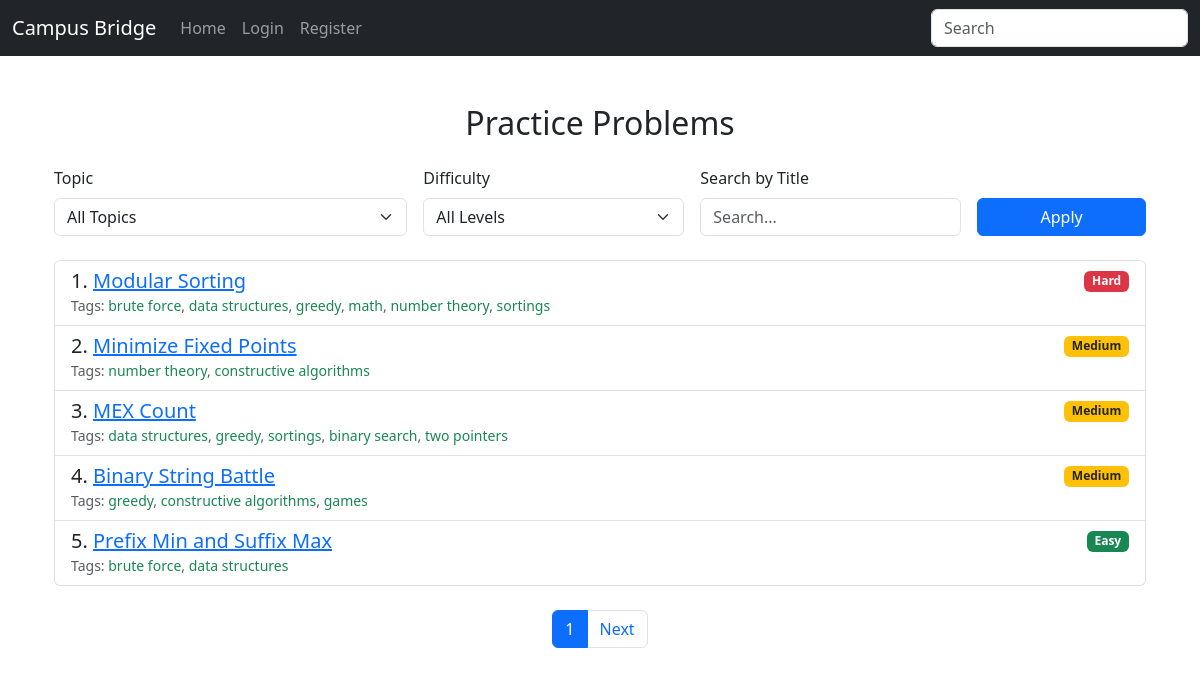
/practice/problems/, run on the app's committed database.
### practice/models.py (models this page shows, shortened)
class PracticeQuestions(models.Model):
    DIFFICULTY_CHOISES = [
        ('E', 'Easy'),
        ('M', 'Medium'),
        ('H','Hard'),
    ]
    title = models.CharField(max_length=500)
    question_text = models.TextField()
    difficulty = models.CharField(max_length=20, choices=DIFFICULTY_CHOISES)
    solution = models.TextField(blank=True)
    tags = models.ManyToManyField(ProblemTag)
    contest_id = models.IntegerField()
    index = models.CharField(max_length=10)
    question_number = models.IntegerField(unique=True)

class ProblemTag(models.Model):
    name = models.CharField(max_length=50, unique=True)

### practice/views.py (the view)
# urls.py: path('problems/', views.problem_list, name='problem_list'),
def problem_list(request):
    selected_tag = request.GET.get('tag')
    selected_diff = request.GET.get('difficulty')
    search_query = request.GET.get('search', '')
    questions = PracticeQuestions.objects.all()
    if selected_tag:
        questions = questions.filter(tags__name = selected_tag)
    if selected_diff:
        questions = questions.filter(difficulty = selected_diff)
    if search_query != '' and search_query is not None:
        questions = questions.filter(title__icontains=search_query)
    tags = ProblemTag.objects.all()
    difficulties = [
        ('E', 'Easy'),
        ('M', 'Medium'),
        ('H', 'Hard'),
    ]
    paginator = Paginator(questions ,5)
    page_number = request.GET.get('page')
    page_obj = paginator.get_page(page_number)
    querydict = request.GET.copy()
    if 'page' in querydict:
        del querydict['page']
    query_string = querydict.urlencode()
    solved_ids = []
    if request.user.is_authenticated:
        fetch_solved_problems_for_user(request.user) ## we just call it since it return list we are not saving bcoz when we call then only it save solved problems in SolvedProblems model
        solved_ids = SolvedProblem.objects.filter(user=request.user).values_list('problem_id', flat=True)
    return render(request, 'practice/problem_list.html', {
        'page_obj': page_obj,
        'tags': tags,
        'difficulties': [('E', 'Easy'), ('M', 'Medium'), ('H', 'Hard')],
        'selected_tag': selected_tag,
        'selected_diff': selected_diff,
        'search_query': search_query,
        'query_string': query_string,
        'solved_ids': solved_ids,
    })

### practice/templates/practice/problem_list.html (shortened to what this page needs)
 {% extends 'academics/base.html' %}
{% block body %}
<div class="container mt-5">
  <h2 class="text-center mb-4">Practice Problems</h2>
  <form method="get" action="{% url 'problem_list' %}" class="row g-3 mb-4">
    <div class="col-md-4">
      <label for="tag" class="form-label">Topic</label>
      <select class="form-select" name="tag" id="tag">
        <option value="">All Topics</option>
      </select>
    </div>
    <div class="col-md-3">
      <label for="difficulty" class="form-label">Difficulty</label>
      <select class="form-select" name="difficulty" id="difficulty">
        <option value="">All Levels</option>
      </select>
    </div>
    <div class="col-md-3">
      <label for="search" class="form-label">Search by Title</label>
      <input type="text" name="search" class="form-control" placeholder="Search..." value="{{ search_query }}">
    </div>
    <div class="col-md-2 d-flex align-items-end">
      <button type="submit" class="btn btn-primary w-100">Apply</button>
    </div>
  </form>
<div class="list-group">
  {% for q in page_obj %}
    <div class="list-group-item">
      <div class="d-flex justify-content-between align-items-center">
  <h5 class="mb-1 mb-sm-0">
    {{ q.question_number }}.
    <a href="{% url 'problem_detail' q.id %}">{{ q.title }}</a>
  </h5>
  <div class="d-flex gap-2">
    <span class="badge
      {% if q.difficulty == 'E' %}bg-success
      {% elif q.difficulty == 'M' %}bg-warning text-dark
      {% else %}bg-danger
      {% endif %}">
      {% if q.difficulty == 'E' %}Easy
      {% elif q.difficulty == 'M' %}Medium
      {% else %}Hard
      {% endif %}
    </span>
  </div>
</div>
      <small class="text-muted">Tags:
        {% for t in q.tags.all %}
          <span class="text-success">{{ t.name }}</span>{% if not forloop.last %}, {% endif %}
        {% endfor %}
      </small>
    </div>
  {% empty %}
    <div class="list-group-item text-center text-muted">No problems found.</div>
  {% endfor %}
</div>
<div class="row mt-4">
  <div class="col-md-6 offset-md-3 d-flex justify-content-center">
    <ul class="pagination">
      <li class="page-item active">
        <a class="page-link" href="?{{ query_string }}{% if query_string %}&{% endif %}page={{ page_obj.number }}">
          {{ page_obj.number }}
        </a>
      </li>
      {% if page_obj.has_next %}
        <li class="page-item">
          <a class="page-link" href="?{{ query_string }}{% if query_string %}&{% endif %}page={{ page_obj.next_page_number }}">
            Next
          </a>
        </li>
      {% endif %}
    </ul>
  </div>
</div>
{% endblock %}

### data on the page
PracticeQuestions: question_number "1", title "Modular Sorting", difficulty "Hard"
ProblemTag: name "brute force"
ProblemTag: name "data structures"
ProblemTag: name "greedy"
ProblemTag: name "math"
ProblemTag: name "number theory"
ProblemTag: name "sortings"
PracticeQuestions: question_number "2", title "Minimize Fixed Points", difficulty "Medium"
ProblemTag: name "constructive algorithms"
PracticeQuestions: question_number "3", title "MEX Count", difficulty "Medium"
ProblemTag: name "binary search"
ProblemTag: name "two pointers"
PracticeQuestions: question_number "4", title "Binary String Battle", difficulty "Medium"
ProblemTag: name "games"
PracticeQuestions: question_number "5", title "Prefix Min and Suffix Max", difficulty "Easy"

### other printed values
{{ page_obj.number }} "1"
